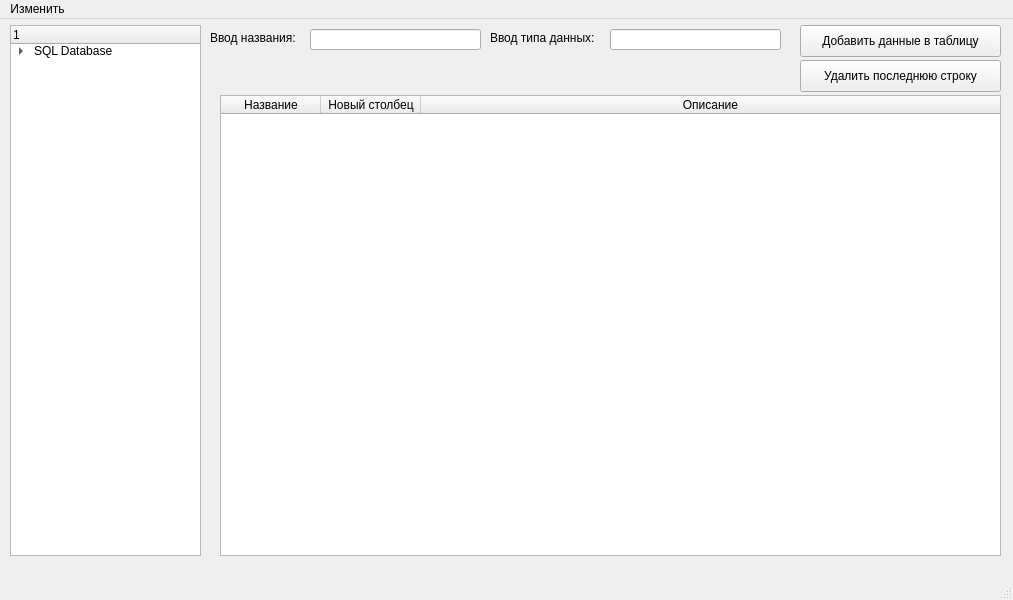
<?xml version="1.0" encoding="UTF-8"?>
<ui version="4.0">
 <class>MainWindow</class>
 <widget class="QMainWindow" name="MainWindow">
  <property name="geometry">
   <rect>
    <x>0</x>
    <y>0</y>
    <width>1013</width>
    <height>600</height>
   </rect>
  </property>
  <property name="windowTitle">
   <string>Администратор СУБД</string>
  </property>
  <widget class="QWidget" name="centralwidget">
   <widget class="QLineEdit" name="lineEdit_2">
    <property name="geometry">
     <rect>
      <x>610</x>
      <y>10</y>
      <width>171</width>
      <height>21</height>
     </rect>
    </property>
   </widget>
   <widget class="QPushButton" name="pushButton_2">
    <property name="geometry">
     <rect>
      <x>800</x>
      <y>41</y>
      <width>201</width>
      <height>32</height>
     </rect>
    </property>
    <property name="text">
     <string>Удалить последнюю строку</string>
    </property>
   </widget>
   <widget class="QTreeWidget" name="treeWidget">
    <property name="geometry">
     <rect>
      <x>10</x>
      <y>6</y>
      <width>191</width>
      <height>531</height>
     </rect>
    </property>
    <column>
     <property name="text">
      <string/>
     </property>
    </column>
    <item>
     <property name="text">
      <string>SQL Database</string>
     </property>
     <item>
      <property name="text">
       <string>Таблицы</string>
      </property>
     </item>
     <item>
      <property name="text">
       <string>Представления</string>
      </property>
     </item>
     <item>
      <property name="text">
       <string>Индексы</string>
      </property>
     </item>
     <item>
      <property name="text">
       <string>Последовательности</string>
      </property>
     </item>
     <item>
      <property name="text">
       <string>Триггеры таблиц</string>
      </property>
     </item>
     <item>
      <property name="text">
       <string>Типы данных</string>
      </property>
     </item>
    </item>
   </widget>
   <widget class="QLineEdit" name="lineEdit">
    <property name="geometry">
     <rect>
      <x>310</x>
      <y>10</y>
      <width>171</width>
      <height>21</height>
     </rect>
    </property>
   </widget>
   <widget class="QTableWidget" name="tableWidget">
    <property name="geometry">
     <rect>
      <x>220</x>
      <y>76</y>
      <width>781</width>
      <height>461</height>
     </rect>
    </property>
    <attribute name="horizontalHeaderStretchLastSection">
     <bool>true</bool>
    </attribute>
    <column>
     <property name="text">
      <string>Название</string>
     </property>
    </column>
    <column>
     <property name="text">
      <string>Новый столбец</string>
     </property>
    </column>
    <column>
     <property name="text">
      <string>Описание</string>
     </property>
    </column>
   </widget>
   <widget class="QPushButton" name="pushButton">
    <property name="geometry">
     <rect>
      <x>800</x>
      <y>6</y>
      <width>201</width>
      <height>32</height>
     </rect>
    </property>
    <property name="text">
     <string>Добавить данные в таблицу</string>
    </property>
   </widget>
   <widget class="QLabel" name="label">
    <property name="geometry">
     <rect>
      <x>210</x>
      <y>11</y>
      <width>101</width>
      <height>16</height>
     </rect>
    </property>
    <property name="text">
     <string>Ввод названия:</string>
    </property>
   </widget>
   <widget class="QLabel" name="label_2">
    <property name="geometry">
     <rect>
      <x>490</x>
      <y>11</y>
      <width>121</width>
      <height>16</height>
     </rect>
    </property>
    <property name="text">
     <string>Ввод типа данных:</string>
    </property>
   </widget>
  </widget>
  <widget class="QMenuBar" name="menubar">
   <property name="geometry">
    <rect>
     <x>0</x>
     <y>0</y>
     <width>1013</width>
     <height>24</height>
    </rect>
   </property>
   <widget class="QMenu" name="menu">
    <property name="title">
     <string>Изменить</string>
    </property>
    <addaction name="action"/>
    <addaction name="action_2"/>
    <addaction name="action_3"/>
   </widget>
   <addaction name="menu"/>
  </widget>
  <widget class="QStatusBar" name="statusbar"/>
  <action name="action">
   <property name="text">
    <string>Добавить новую таблицу</string>
   </property>
  </action>
  <action name="action_2">
   <property name="text">
    <string>Очистить таблицу</string>
   </property>
  </action>
  <action name="action_3">
   <property name="text">
    <string>Удалить таблицу</string>
   </property>
  </action>
 </widget>
 <resources/>
 <connections>
  <connection>
   <sender>pushButton</sender>
   <signal>clicked()</signal>
   <receiver>MainWindow</receiver>
   <slot>slot1()</slot>
   <hints>
    <hint type="sourcelabel">
     <x>818</x>
     <y>35</y>
    </hint>
    <hint type="destinationlabel">
     <x>600</x>
     <y>63</y>
    </hint>
   </hints>
  </connection>
  <connection>
   <sender>pushButton_2</sender>
   <signal>clicked()</signal>
   <receiver>MainWindow</receiver>
   <slot>slot2()</slot>
   <hints>
    <hint type="sourcelabel">
     <x>810</x>
     <y>81</y>
    </hint>
    <hint type="destinationlabel">
     <x>698</x>
     <y>70</y>
    </hint>
   </hints>
  </connection>
  <connection>
   <sender>action_2</sender>
   <signal>triggered()</signal>
   <receiver>MainWindow</receiver>
   <slot>slot3()</slot>
   <hints>
    <hint type="sourcelabel">
     <x>-1</x>
     <y>-1</y>
    </hint>
    <hint type="destinationlabel">
     <x>234</x>
     <y>64</y>
    </hint>
   </hints>
  </connection>
  <connection>
   <sender>action</sender>
   <signal>triggered()</signal>
   <receiver>MainWindow</receiver>
   <slot>slot4()</slot>
   <hints>
    <hint type="sourcelabel">
     <x>-1</x>
     <y>-1</y>
    </hint>
    <hint type="destinationlabel">
     <x>295</x>
     <y>67</y>
    </hint>
   </hints>
  </connection>
  <connection>
   <sender>action_3</sender>
   <signal>triggered()</signal>
   <receiver>MainWindow</receiver>
   <slot>slot5()</slot>
   <hints>
    <hint type="sourcelabel">
     <x>-1</x>
     <y>-1</y>
    </hint>
    <hint type="destinationlabel">
     <x>206</x>
     <y>101</y>
    </hint>
   </hints>
  </connection>
 </connections>
 <slots>
  <slot>slot1()</slot>
  <slot>slot2()</slot>
  <slot>slot3()</slot>
  <slot>slot4()</slot>
  <slot>slot5()</slot>
 </slots>
</ui>
